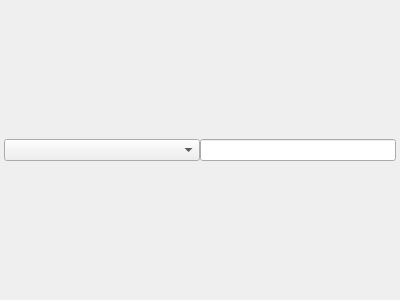
<?xml version="1.0" encoding="UTF-8"?>
<ui version="4.0">
 <class>SignalSearchBar</class>
 <widget class="QWidget" name="SignalSearchBar">
  <property name="geometry">
   <rect>
    <x>0</x>
    <y>0</y>
    <width>400</width>
    <height>300</height>
   </rect>
  </property>
  <property name="windowTitle">
   <string>Form</string>
  </property>
  <layout class="QHBoxLayout" name="horizontalLayout">
   <property name="spacing">
    <number>0</number>
   </property>
   <property name="leftMargin">
    <number>4</number>
   </property>
   <property name="topMargin">
    <number>0</number>
   </property>
   <property name="rightMargin">
    <number>4</number>
   </property>
   <property name="bottomMargin">
    <number>0</number>
   </property>
   <item>
    <widget class="QComboBox" name="prefix">
     <property name="sizePolicy">
      <sizepolicy hsizetype="Expanding" vsizetype="Fixed">
       <horstretch>0</horstretch>
       <verstretch>0</verstretch>
      </sizepolicy>
     </property>
     <property name="minimumSize">
      <size>
       <width>120</width>
       <height>0</height>
      </size>
     </property>
     <property name="styleSheet">
      <string notr="true"/>
     </property>
    </widget>
   </item>
   <item>
    <widget class="QLineEdit" name="pattern">
     <property name="minimumSize">
      <size>
       <width>0</width>
       <height>22</height>
      </size>
     </property>
     <property name="maximumSize">
      <size>
       <width>16777215</width>
       <height>22</height>
      </size>
     </property>
     <property name="acceptDrops">
      <bool>false</bool>
     </property>
     <property name="styleSheet">
      <string notr="true"/>
     </property>
     <property name="frame">
      <bool>true</bool>
     </property>
     <property name="clearButtonEnabled">
      <bool>true</bool>
     </property>
    </widget>
   </item>
  </layout>
 </widget>
 <resources/>
 <connections/>
</ui>
